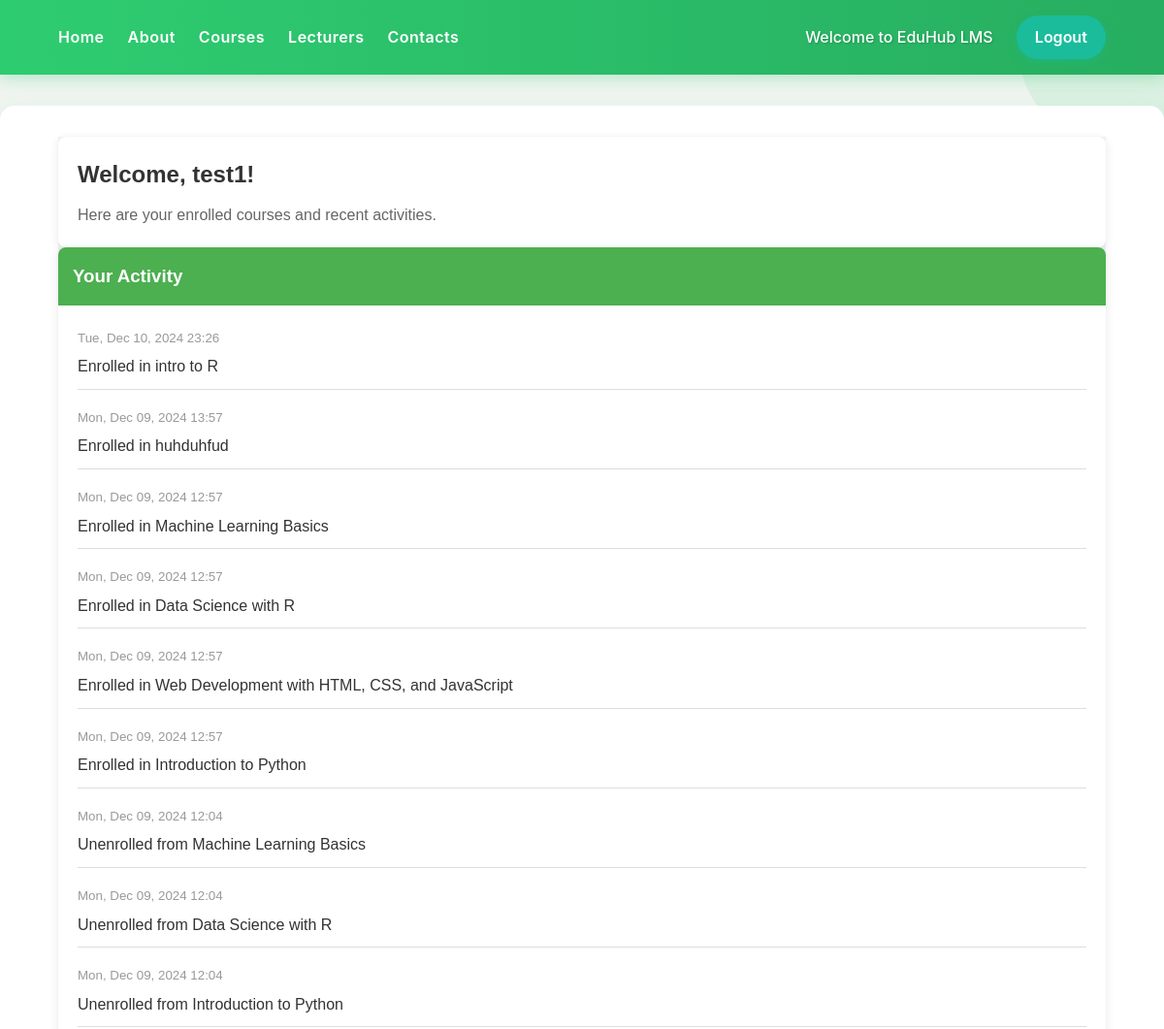
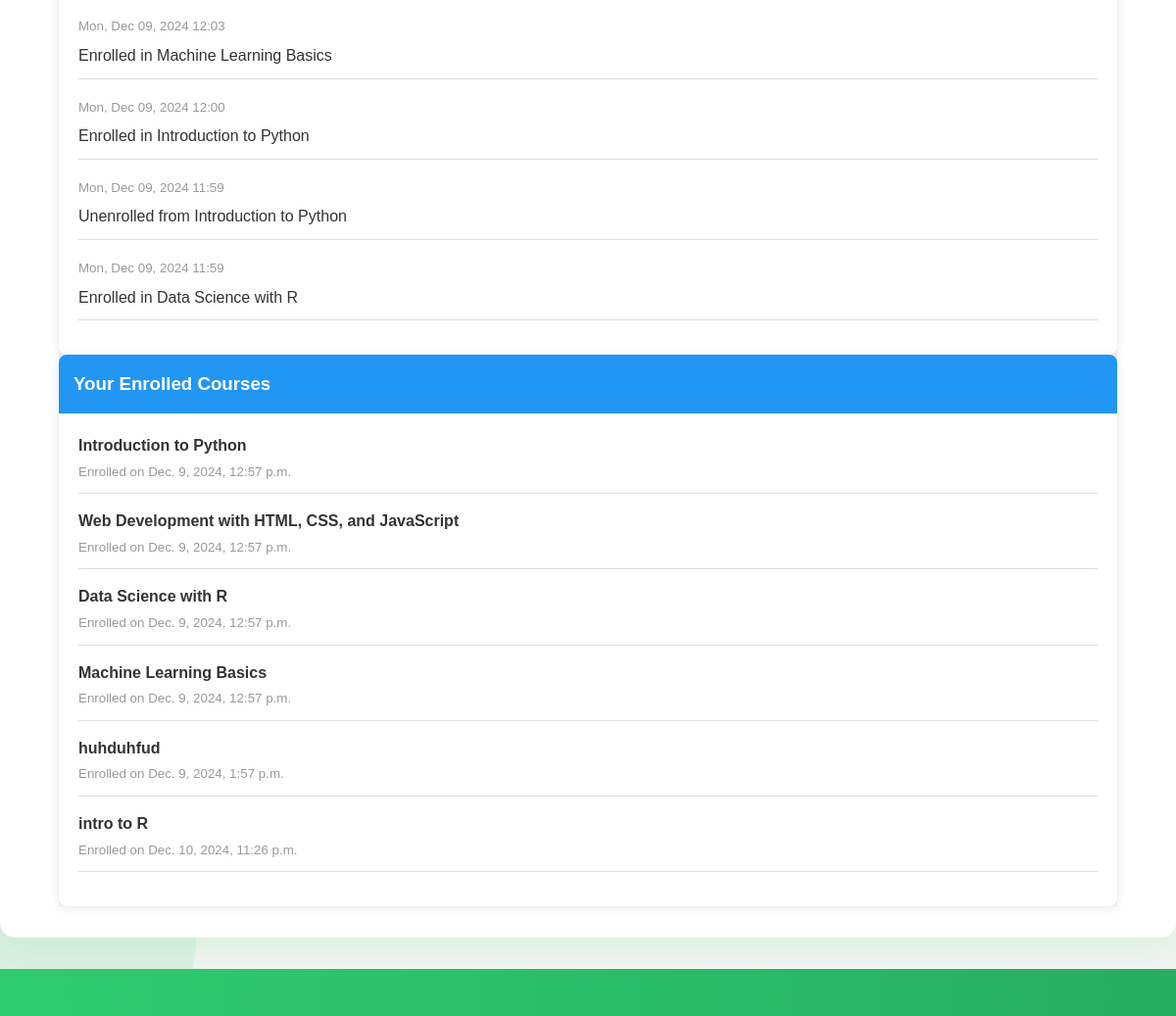
The page /myapp/home/ (signed in) on the database its author committed (2 pictures, top to bottom).
### myapp/models.py (models this page shows, shortened)
class Activity(models.Model):
    user = models.ForeignKey(User, on_delete=models.CASCADE)
    action = models.CharField(max_length=200)
    timestamp = models.DateTimeField(auto_now_add=True)

class Enrollment(models.Model):
    user = models.ForeignKey(User, on_delete=models.CASCADE)
    course = models.ForeignKey(Course, on_delete=models.CASCADE)
    date_enrolled = models.DateTimeField(auto_now_add=True)

class Course(models.Model):
    title = models.CharField(max_length=100)
    description = models.TextField()
    instructor = models.ForeignKey(User, on_delete=models.CASCADE, default=1)  # Instructor as a User (Lecturer)
    created_at = models.DateTimeField(auto_now_add=True)
    credits = models.IntegerField()  # Add the 'credits' field here

### myapp/views.py (the view)
# urls.py: path('home/', views.home, name='home'),
def home(request):
    enrolled_courses = Enrollment.objects.filter(user=request.user)
    activities = Activity.objects.filter(user=request.user).order_by('-timestamp')
    return render(request, 'home.html', {
        'enrolled_courses': enrolled_courses,
        'activities': activities
    })

### myapp/templates/home.html (shortened to what this page needs)
{% extends 'base_generic.html' %}
{% block content %}
<div class="container-fluid px-4 py-4" style="font-family: Arial, sans-serif; background-color: #f4f4f9; color: #333;">
    <div class="row mb-4">
        <div class="col-12">
            <div class="card" style="border: none; border-radius: 8px; box-shadow: 0 2px 10px rgba(0, 0, 0, 0.1); background-color: #fff;">
                <div class="card-body" style="padding: 20px;">
                    <h2 style="margin: 0; color: #333;">Welcome, {{ user.username }}!</h2>
                    <p style="color: #666; margin-top: 10px;">Here are your enrolled courses and recent activities.</p>
                </div>
            </div>
        </div>
    </div>
    <div class="row">
        <div class="col-md-6">
            <div class="card" style="border: none; border-radius: 8px; box-shadow: 0 2px 10px rgba(0, 0, 0, 0.1); background-color: #fff; height: 100%;">
                <div class="card-header" style="padding: 15px; background-color: #4caf50; color: #fff; border-radius: 8px 8px 0 0;">
                    <h3 style="margin: 0;">Your Activity</h3>
                </div>
                <div class="card-body" style="padding: 20px;">
                    {% if activities %}
                        <ul style="list-style: none; padding: 0; margin: 0;">
                            {% for activity in activities %}
                                <li style="margin-bottom: 15px; padding-bottom: 10px; border-bottom: 1px solid #ddd;">
                                    <div>
                                        <small style="color: #999;">{{ activity.timestamp|date:"D, M d, Y H:i" }}</small>
                                        <p style="margin: 5px 0 0; color: #333;">{{ activity.action }}</p>
                                    </div>
                                </li>
                            {% endfor %}
                        </ul>
                    {% else %}
                        <p style="color: #999; text-align: center; margin: 0;">No activities found.</p>
                    {% endif %}
                </div>
            </div>
        </div>
        <div class="col-md-6">
            <div class="card" style="border: none; border-radius: 8px; box-shadow: 0 2px 10px rgba(0, 0, 0, 0.1); background-color: #fff; height: 100%;">
                <div class="card-header" style="padding: 15px; background-color: #2196f3; color: #fff; border-radius: 8px 8px 0 0;">
                    <h3 style="margin: 0;">Your Enrolled Courses</h3>
                </div>
                <div class="card-body" style="padding: 20px;">
                    {% if enrolled_courses %}
                        <ul style="list-style: none; padding: 0; margin: 0;">
                            {% for enrollment in enrolled_courses %}
                                <li style="margin-bottom: 15px; padding-bottom: 10px; border-bottom: 1px solid #ddd;">
                                    <p style="margin: 0; font-weight: bold; color: #333;">{{ enrollment.course.title }}</p>
                                    <small style="color: #999;">Enrolled on {{ enrollment.date_enrolled }}</small>
                                </li>
                            {% endfor %}
                        </ul>
                    {% else %}
                        <p style="color: #999; text-align: center; margin: 0;">You are not enrolled in any courses yet.</p>
                    {% endif %}
                </div>
            </div>
        </div>
    </div>
</div>
{% endblock %}

### myapp/static/styles.css (style rules this page uses)
:root { --primary-color: #2ECC71; --secondary-color: #27AE60; --accent-color: #1ABC9C; --background-light: #F0F4F0; --text-dark: #2C3E50; --gradient-start: #2ECC71; --gradient-end: #27AE60; }
* { margin: 0; padding: 0; box-sizing: border-box; scroll-behavior: smooth; }
body { font-family: 'Poppins', 'Inter', -apple-system, BlinkMacSystemFont, 'Segoe UI', Roboto, Oxygen, Ubuntu, Cantarell, 'Open Sans', 'Helvetica Neue', sans-serif; line-height: 1.6; background-color: var(--background-light); color: var(--text-dark); }
body::before, body::after { content: ''; position: fixed; background: rgba(46, 204, 113, 0.1); z-index: -1; }
body::before { top: -50px; right: -50px; width: 200px; height: 200px; border-radius: 50%; }
body::after { bottom: -50px; left: -50px; width: 250px; height: 250px; border-radius: 50%; }

### rows shown on the page
Activity: timestamp "Tue, Dec 10, 2024 23:26", action "Enrolled in intro to R"
Activity: timestamp "Mon, Dec 09, 2024 13:57", action "Enrolled in huhduhfud"
Activity: timestamp "Mon, Dec 09, 2024 12:57", action "Enrolled in Machine Learning Basics"
Activity: timestamp "Mon, Dec 09, 2024 12:57", action "Enrolled in Data Science with R"
Activity: timestamp "Mon, Dec 09, 2024 12:57", action "Enrolled in Web Development with HTML, CSS, and JavaScript"
Activity: timestamp "Mon, Dec 09, 2024 12:57", action "Enrolled in Introduction to Python"
Activity: timestamp "Mon, Dec 09, 2024 12:04", action "Unenrolled from Machine Learning Basics"
Activity: timestamp "Mon, Dec 09, 2024 12:04", action "Unenrolled from Data Science with R"
Activity: timestamp "Mon, Dec 09, 2024 12:04", action "Unenrolled from Introduction to Python"
Activity: timestamp "Mon, Dec 09, 2024 12:03", action "Enrolled in Machine Learning Basics"
Activity: timestamp "Mon, Dec 09, 2024 12:00", action "Enrolled in Introduction to Python"
Activity: timestamp "Mon, Dec 09, 2024 11:59", action "Unenrolled from Introduction to Python"
Activity: timestamp "Mon, Dec 09, 2024 11:59", action "Enrolled in Data Science with R"
Enrollment: course "Introduction to Python", date_enrolled "Dec. 9, 2024, 12:57 p.m."
Enrollment: course "Web Development with HTML, CSS, and JavaScript", date_enrolled "Dec. 9, 2024, 12:57 p.m."
Enrollment: course "Data Science with R", date_enrolled "Dec. 9, 2024, 12:57 p.m."
Enrollment: course "Machine Learning Basics", date_enrolled "Dec. 9, 2024, 12:57 p.m."
Enrollment: course "huhduhfud", date_enrolled "Dec. 9, 2024, 1:57 p.m."
Enrollment: course "intro to R", date_enrolled "Dec. 10, 2024, 11:26 p.m."

### other values the page prints
{{ user.username }} "test1"
